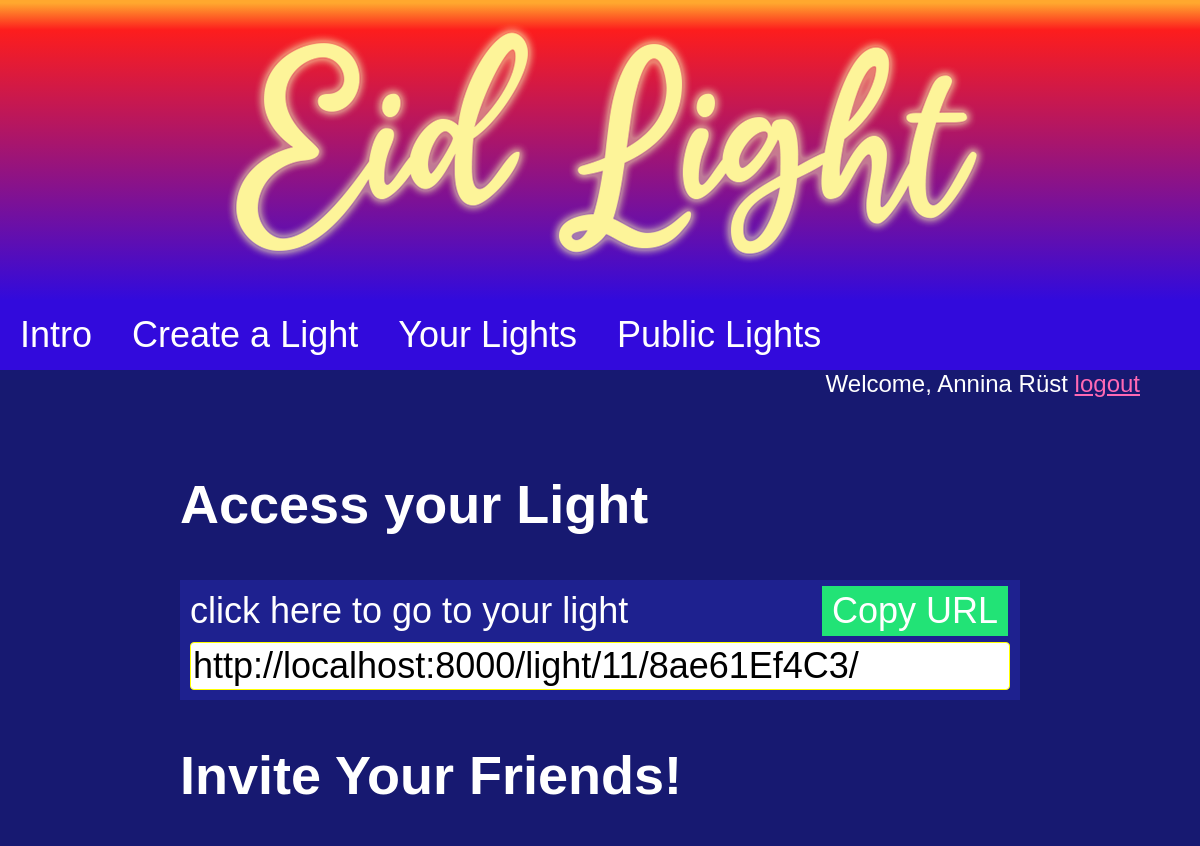
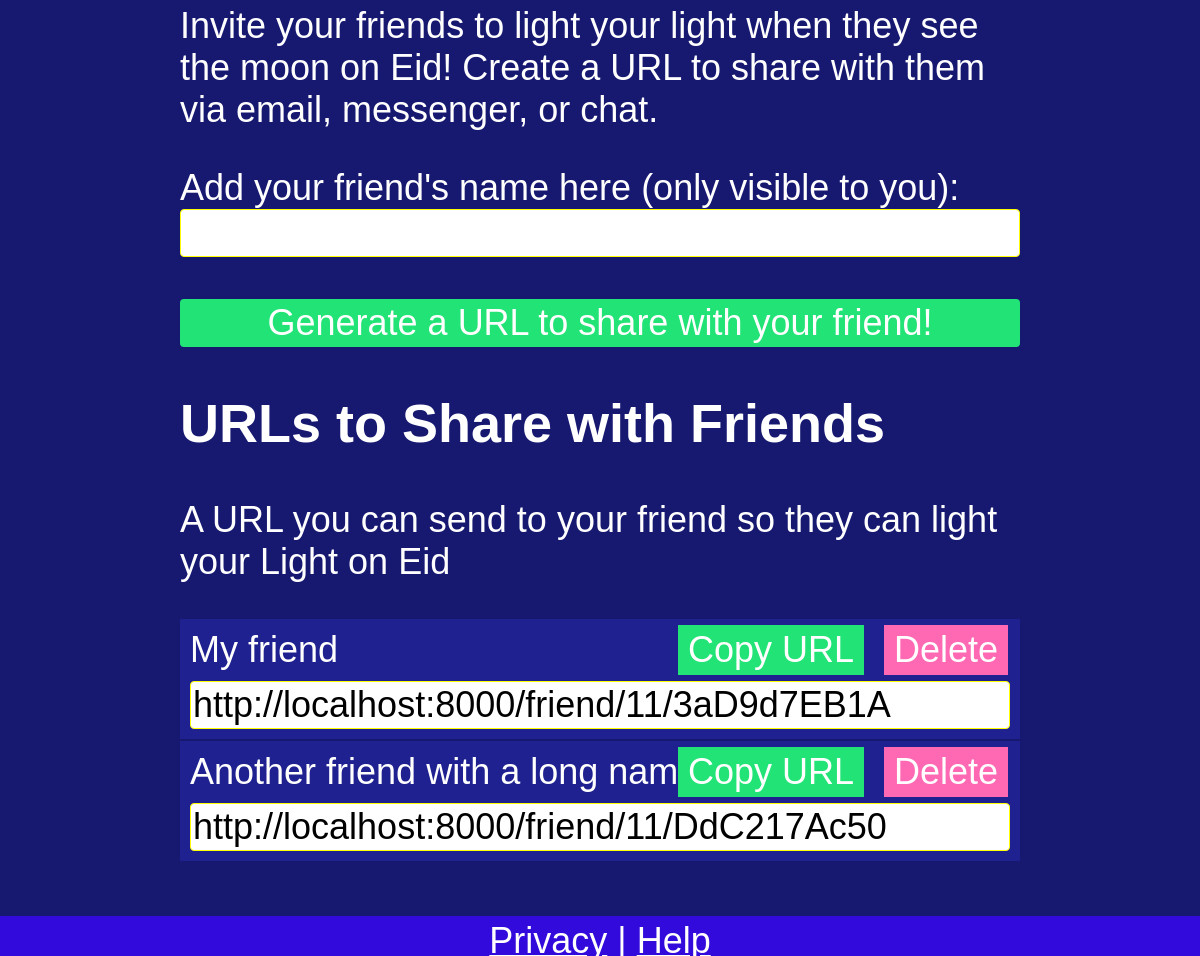
Page /addfriends/11/8ae61Ef4C3 (signed in) on the committed database (2 pictures, top to bottom).
### eid_light/models.py (models this page shows, shortened)
class Light(models.Model):
	name = models.CharField(max_length=100)
	ident = models.TextField(unique=True, max_length=20)
	public = models.BooleanField(default=False);
	user = models.ForeignKey(settings.AUTH_USER_MODEL,
        on_delete=models.CASCADE,
    )

class Friends(models.Model):
	name = models.CharField(max_length=255)
	on = models.BooleanField(default=False)
	ident = models.TextField(unique=True, max_length=20)
	light = models.ForeignKey(
	'Light',
	on_delete=models.CASCADE,
	)
	created = models.DateTimeField(auto_now_add=True)
	updated = models.DateTimeField(auto_now=True)

### eid_light/views.py (the view, shortened to what this page needs)
# urls.py: path('addfriends/<int:pk>/<str:characters>', views.addfriends, name="addfriends"),
def addfriends(request, pk, characters):
	l = Light.objects.get(id=pk)
	f = Friends.objects.all().filter(light = l)
	return render(request, 'start.html', {'id':l.id,  'friends' : f, 'light_string':l.ident,})

### eid_light/templates/start.html (shortened to what this page needs)
{% extends "base.html" %}
{% block content %}
{% load socialaccount %}
 <div class="align-to-right">
  {% if user.is_authenticated %}
 	Welcome, {{user.first_name}} {{user.last_name}} <a href="/accounts/logout"> logout </a>
 	{%else%}
 <a href="{% provider_login_url 'google' %}">Login with Google</a></div>
 {% endif %}
 </div>
<div class="content">
{% if user.is_authenticated %}
<h2>Access your Light</h2>
<ul><li>
<div><a href="/light/{{id}}/{{light_string}}">click here to go to your light</a></div>
<div class="add_right"><a href="" onclick="myFunction()">Copy URL</a></div>
<div><input type="text" value="http://localhost:8000/light/{{id}}/{{light_string}}/" id="myInput"> <div></li></ul>
<h2> Invite Your Friends! </h2>
<p>Invite your friends to light your light when they see the moon on Eid! Create a URL to share with them via email, messenger, or chat.</p>
     <form>
      <label for="name">Add your friend's name here (only visible to you):</label><br>
  		<input type="text" id="name" name="name"><br/><br/>
 		<input type="submit" value="Generate a URL to share with your friend!">
	 </form>
	 {%if friends%}
     <h2> URLs to Share with Friends </h2>
	 <p>A URL you can send to your friend so they can light your Light on Eid <br> <a href = "">{{sl}}</a></p>
			<ul>
		  		{% for i in friends %}
		  		<li> <div>{{i.name}}</div><div class="add"><a href="" onclick="myFunction()">Copy URL</a></div><div class="delete"><a href="/deletefriend/{{i.id}}/{{id}}/">Delete</a></div>
		  		 <div><input type="text" value="http://localhost:8000/friend/{{id}}/{{i.ident}}" id="myInput"> <div></li>
		  		{% endfor %}
		  </ul>
	{% else %}
				<p>	No URLs to share yet!</p>
	{% endif %}
    <h1> &nbsp; <br/></h1>
 </div>
{% endif %}
{% endblock %}

### eid_light/templates/base.html (style rules this page uses)
* { box-sizing: border-box; font-family: Arial, Helvetica, sans-serif; }
body { margin: 0; font-family: Arial, Helvetica, sans-serif; background-color: #171971; color:#fff; font-size:3vw; }
.content { padding-top: 30px; left: 15vw; right:15vw; display: block; position: absolute; max-width: 100%; height: auto; font-size: 3vw; }
input[type=text], select { width: 100%; }
input { height: 4vw; font-size: 3vw; border: 1px solid #FFFF00; border-radius: 4px; }
.content label { font-size: 3vw; font-weight: normal; margin-top:0; }
input[type=submit] { width: 100%; height: 4vw; background-color: #22e376; color: white; border: none; border-radius: 4px; }
h1 { font-size: 4vw; margin: 0; padding-top:2px; padding-bottom:2px; }
.align-to-right { text-align: right; padding-right: 5vw; font-size: 2vw; }
.align-to-right a { color: hotpink; }
ul { padding-left: 0; list-style-type: none; }
li { position: relative; padding: 10px; margin-bottom: 2px; background-color: #1e218f; }
li input { margin-top:10px; }
.delete { position: absolute; top: 6px; right: 1vw; padding: 4px 10px; background-color: hotpink; cursor: pointer; }
.add { position: absolute; top: 6px; right: 13vw; padding: 4px 10px; background-color: #22e376; cursor: pointer; }
.add_right { position: absolute; top: 6px; right: 1vw; padding: 4px 10px; background-color: #22e376; cursor: pointer; }
li a { color: white; text-decoration: none; }

### rows in the picture
Light: ident "http://localhost:8000/light/11/8ae61Ef4C3/"
Friends: name "My friend", ident "http://localhost:8000/friend/11/3aD9d7EB1A"
Friends: name "Another friend with a long name", ident "http://localhost:8000/friend/11/DdC217Ac50"

### other values in the picture
{{ user.first_name }} "Annina"
{{ user.last_name }} "Rüst"
